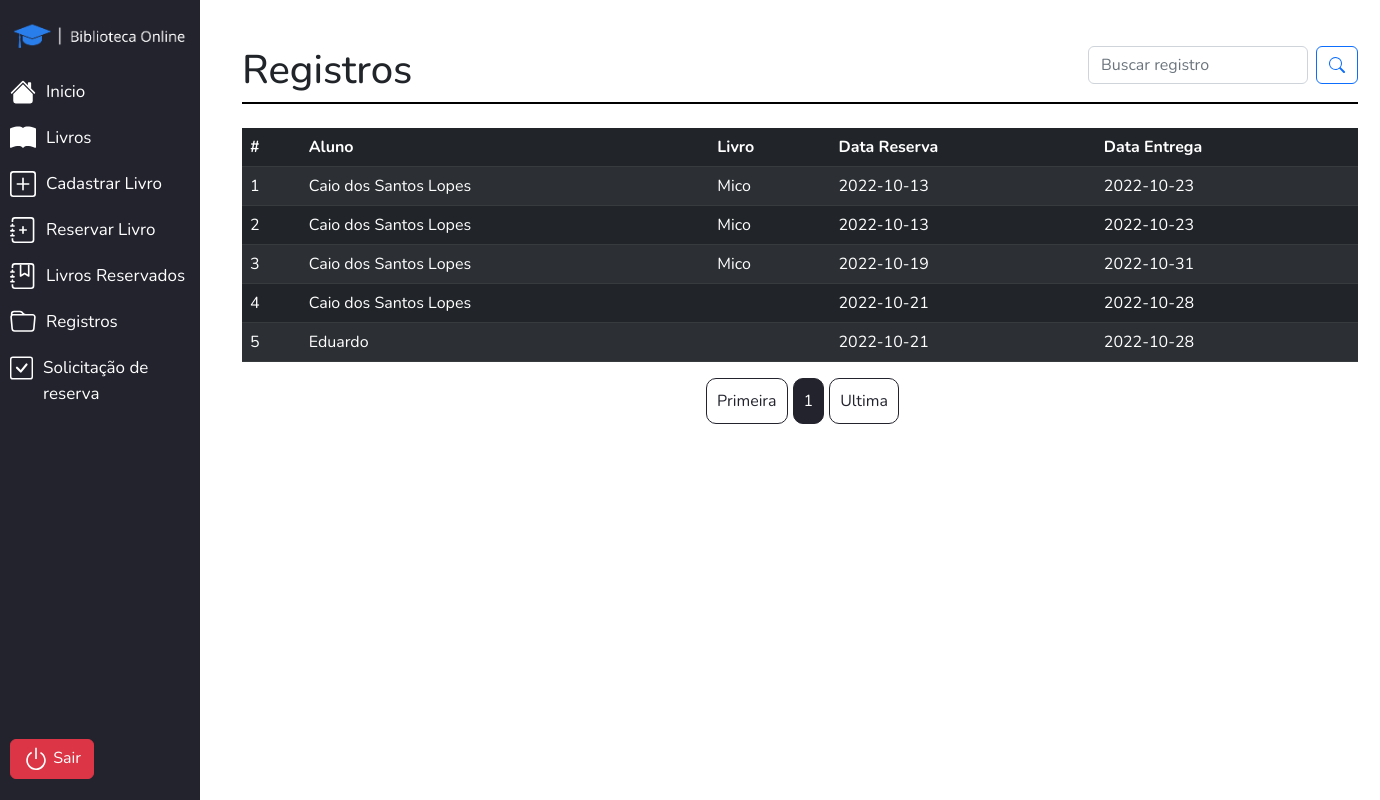
/View-Gestor/registros-reservados.php (signed in), run on an earlier commit of the app's database.
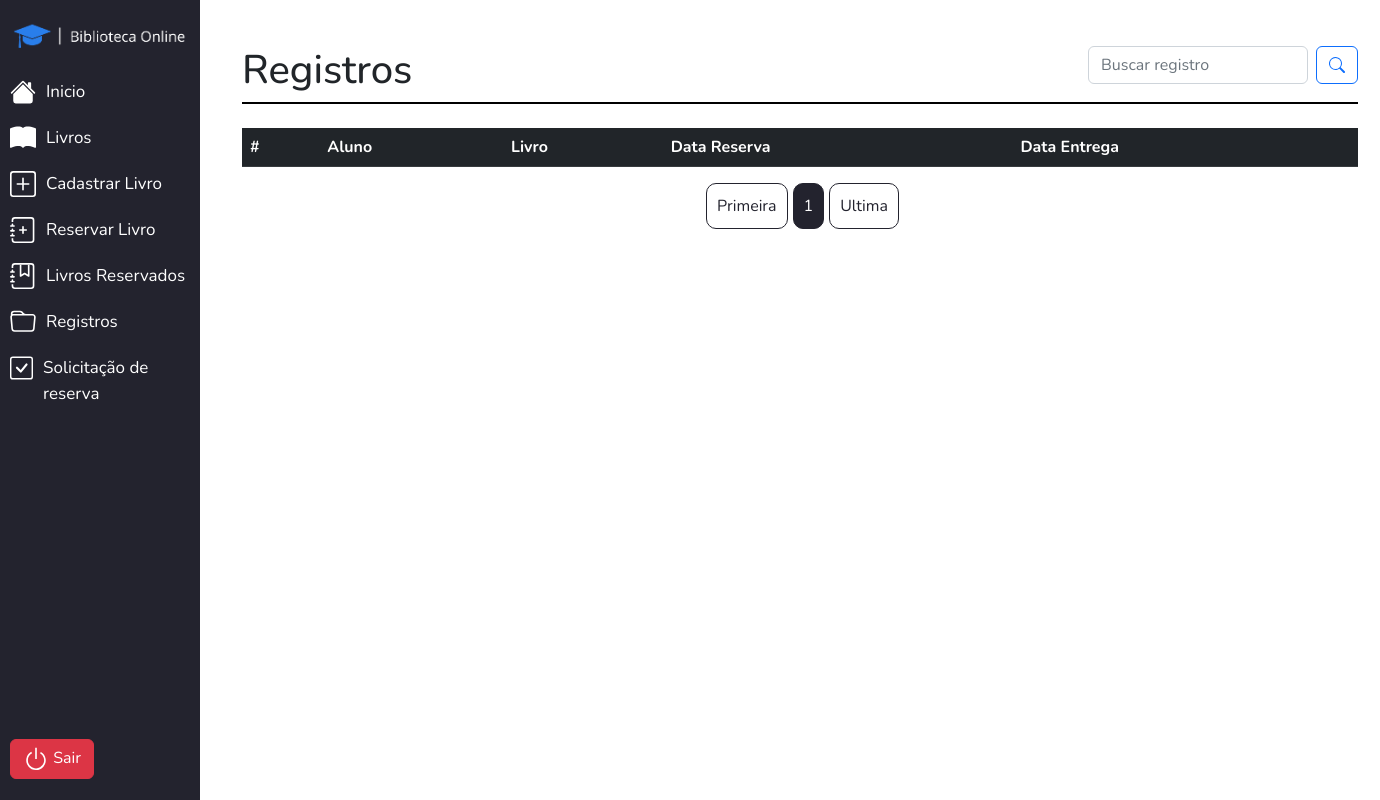
And on a later commit of the database.
### tables this page shows
CREATE TABLE `registro` (
  `id_registro` int(11) NOT NULL,
  `cod_aluno` int(11) NOT NULL,
  `cod_livro` int(11) NOT NULL,
  `data_da_reserva` date NOT NULL,
  `data_da_entrega` date NOT NULL
);

CREATE TABLE `aluno` (
  `id_aluno` int(11) NOT NULL,
  `nome_aluno` varchar(300) NOT NULL,
  `email` varchar(300) NOT NULL,
  `senha` varchar(45) NOT NULL
);

CREATE TABLE `livro` (
  `id_livro` int(11) NOT NULL,
  `cod_livro` varchar(10) NOT NULL,
  `imagem` varchar(300) NOT NULL,
  `titulo` varchar(300) NOT NULL,
  `autor` varchar(300) NOT NULL,
  `cod_categoria` int(11) NOT NULL,
  `qtd_total` int(11) NOT NULL,
  `qtd_reserva` int(11) NOT NULL,
  `qtd_temp` int(11) NOT NULL
);

### View-Gestor/registros-reservados.php (called while the page is built, shortened)
<?php
require('../DataBase.php');
include_once('../includes/header-fechado.php');
include_once('../includes/gestor/listagem-registros.php');
include_once('../includes/gestor/menu.php');
include_once('../includes/footer-fechado.php');
?>

### includes/gestor/listagem-registros.php (the view, shortened to what this page needs)
<section class="container-xl corpo">
    <div class="d-flex justify-content-between titulo-pagina">
        <div>
            <h1>Registros</h1>
        </div>
        <div class="caixa-busca">
            <form class="d-flex" role="search" method="GET">
                <input class="form-control me-2" type="search" name="busca" placeholder="Buscar registro" value="<?php if (isset($_GET['busca'])){ echo $_GET['busca']; } ?>">
                <button class="btn btn-outline-primary" type="submit">
                </button>
            </form>
        </div>
    </div>
     <?php
    $pagina_atual = filter_input(INPUT_GET, 'pagina', FILTER_SANITIZE_NUMBER_INT);
    $pagina = (!empty($pagina_atual)) ? $pagina_atual : 1;
    $qnt_result_pg = 12;
    $inicio = ($qnt_result_pg * $pagina) - $qnt_result_pg;
    $sql = $conn->prepare("SELECT aluno.id_aluno, aluno.nome_aluno, livro.id_livro, livro.titulo, registro.*
    FROM registro
    LEFT JOIN aluno
    ON registro.cod_aluno = aluno.id_aluno
    LEFT JOIN livro
    ON registro.cod_livro = livro.id_livro LIMIT $inicio, $qnt_result_pg");
    $sql->execute();
    $result = $sql->get_result();
    ?>
    <?php if(empty($_GET['busca'])){?>
     <div class="table-livros mt-4">
            <table class="table table-dark table-striped">
                <thead>
                    <tr>
                        <th scope="col">#</th>
                        <th scope="col">Aluno</th>
                        <th scope="col">Livro</th>
                        <th scope="col">Data Reserva</th>
                        <th scope="col">Data Entrega</th>
                    </tr>
                </thead>
                <tbody>
                    <?php
                    while ($registro = mysqli_fetch_assoc($result)) {
                    ?>
                        <tr>
                            <td><?php echo $registro['id_registro'] ?></td>
                            <td><?php echo $registro['nome_aluno'] ?></td>
                            <td><?php echo $registro['titulo'] ?></td>
                            <td><?php echo $registro['data_da_reserva'] ?></td>
                            <td><?php echo $registro['data_da_entrega'] ?></td>
                        </tr>
                    <?php } ?>
                </tbody>
            </table>
        </div>
          <?php
        $result_pg = $conn->prepare("SELECT COUNT(id_registro) AS num_result FROM registro");
        $result_pg->execute();
        $resultado_pg = $result_pg->get_result();
        $row_pg = mysqli_fetch_assoc($resultado_pg);
        $quantidade_pg = ceil($row_pg['num_result'] / $qnt_result_pg);
        ?>
       <div class='content caixa-pag'>
       <div class='caixa-pag-num'>
        <a class='link-pag' href='registros-reservados.php?pagina=1'>Primeira</a>
        <span class='link-pag pag-atual'><?php echo $pagina ?></span>
        <a class='link-pag' href='registros-reservados.php?pagina=<?php echo $quantidade_pg ?>'>Ultima</a>
        </div>
        </div>
    <?php
        }else {
            $busca = $_GET['busca'];
            $SelectBusca = $conn->prepare("SELECT aluno.id_aluno, aluno.nome_aluno, livro.id_livro, livro.titulo, registro.*
            FROM registro
            LEFT JOIN aluno
            ON registro.cod_aluno = aluno.id_aluno
            LEFT JOIN livro
            ON registro.cod_livro = livro.id_livro
            WHERE nome_aluno LIKE '%$busca%' OR titulo LIKE '%$busca%'");
            $SelectBusca->execute();
            $resultBusca = $SelectBusca->get_result();
        if($resultBusca->num_rows == 0){ ?>
                <div class="fundo__vitrine--livros mt-4">
                    <section class="container-xl">
                        <h4>Nenhum resultado encontrado...</h4>
                        <a class="btn btn-primary" href="registros-reservados.php">Registros</a>
                    </section>
                </div>
   <?php }} ?>
</section>

### includes/header-fechado.php (shortened to what this page needs)
<!doctype html>
<html lang="pt-br">
  <head>
    <link href="https://cdn.jsdelivr.net/npm/bootstrap@5.2.2/dist/css/bootstrap.min.css" rel="stylesheet">
    <link rel="stylesheet" href="../css/main.css">
  </head>
  <body>
    <nav class="navbar header-geral header-fechado">
    </nav>

### includes/gestor/menu.php (shortened to what this page needs)
<div id="menu">
  <div class="d-flex justify-content-between align-items-center mt-3">
    <span><img class="img-logo-menu" src="../img/integrantes/logobo.png" alt=""></span>
  </div>
    <div class="menu-content">
      <div class="menu-content-first">
        <a class="btn-menu" href="home.php">
          Inicio
        <a class="btn-menu" href="livros.php">
          Livros
        </a>
        <a class="btn-menu" href="cadastrar.php">
          Cadastrar Livro
        </a>
        <a class="btn-menu" href="reservar.php">
          Reservar Livro
        </a>
        <a class="btn-menu" href="livros-reservados.php">
          Livros Reservados
        </a>
        <a class="btn-menu" href="registros-reservados.php">
          Registros
        </a>
         <a class="btn-menu" href="registros-reservas-temp.php">
          Solicitação de reserva
        </a>
      </div>
      <div class="menu-content-second">
        <a class="btn btn-danger" href="sair.php">
          <svg xmlns="http://www.w3.org/2000/svg" width="26" height="26" fill="currentColor" class="bi bi-power" viewBox="0 0 16 16">
          <path d="M7.5 1v7h1V1h-1z"/>
          <path d="M3 8.812a4.999 4.999 0 0 1 2.578-4.375l-.485-.874A6 6 0 1 0 11 3.616l-.501.865A5 5 0 1 1 3 8.812z"/>
          </svg>
        Sair</a>
      </div>
    </div>
</div>

### includes/footer-fechado.php (shortened to what this page needs)
  </body>
</html>

### css/main.css (style rules this page uses)
* { font-family: "Nunito", sans-serif; list-style: none; }
a { text-decoration: none; }
.corpo { margin-top: 30px; margin-left: 230px; }
.titulo-pagina { border-bottom: 2px solid black; }
.img-logo-menu { width: 200px; }

### includes/gestor/listagem-registros.php (style rules this page uses)
.link-pag { color: #23232e; border: 1px solid #23232e; padding: 10px; margin-left: 5px; border-radius: 10px; }
.pag-atual { background-color: #23232e; color: white; }
.caixa-pag { display: flex; justify-content: center; margin-bottom: 30px; }
.caixa-pag-num { display: flex; justify-content: space-between; }

### includes/gestor/menu.php (style rules this page uses)
#menu { background: #23232e; width: 200px; height:100%; position: absolute; top: 0px; transition: transform 1s; }
.menu-content { margin-top: 10px; display: flex; flex-direction: column; justify-content: space-between; height: 90%; }
.menu-content-first { display: flex; flex-direction: column; font-size: 17px; }
.menu-content-second { padding: 10px; }
.btn-menu { display: flex; gap: 10px; color: white; padding: 10px; }

What changed in the data, as far as the page shows it:
removed registro: id_registro "1", cod_aluno.nome_aluno "Caio dos Santos Lopes", cod_livro.titulo "Mico", data_da_reserva "2022-10-13", data_da_entrega "2022-10-23"
removed registro: id_registro "2", cod_aluno.nome_aluno "Caio dos Santos Lopes", cod_livro.titulo "Mico", data_da_reserva "2022-10-13", data_da_entrega "2022-10-23"
removed registro: id_registro "3", cod_aluno.nome_aluno "Caio dos Santos Lopes", cod_livro.titulo "Mico", data_da_reserva "2022-10-19", data_da_entrega "2022-10-31"
removed registro: id_registro "4", cod_aluno.nome_aluno "Caio dos Santos Lopes", data_da_reserva "2022-10-21", data_da_entrega "2022-10-28"
removed registro: id_registro "5", cod_aluno.nome_aluno "Eduardo", data_da_reserva "2022-10-21", data_da_entrega "2022-10-28"
